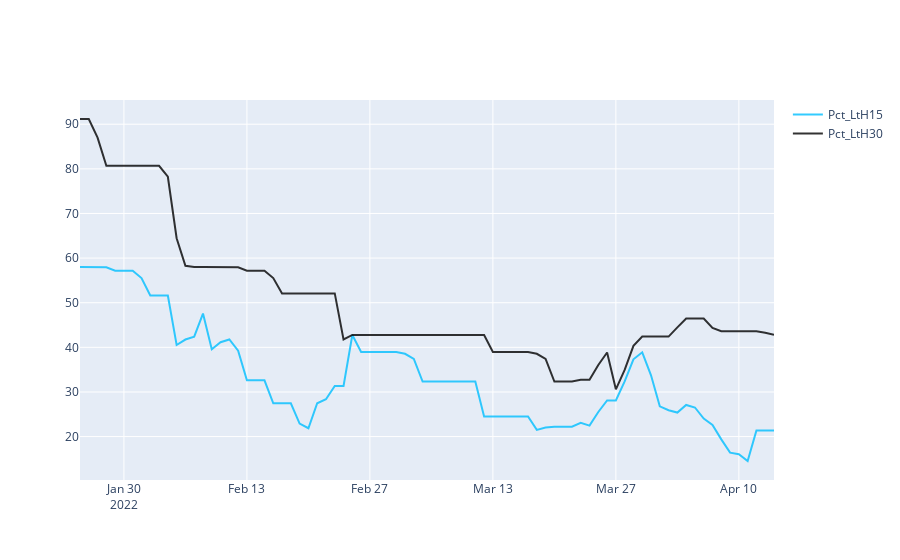

The code cell stored with this chart in its notebook:
### Code cell
fig_pct_lowTohight=plot_pair_xy('Pct_LtH15','Pct_LtH30')
fig_pct_lowTohight
